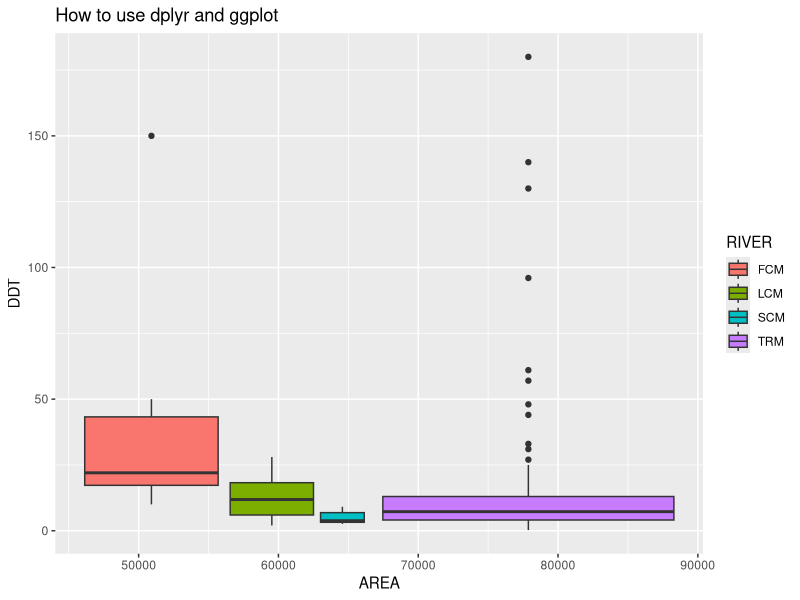
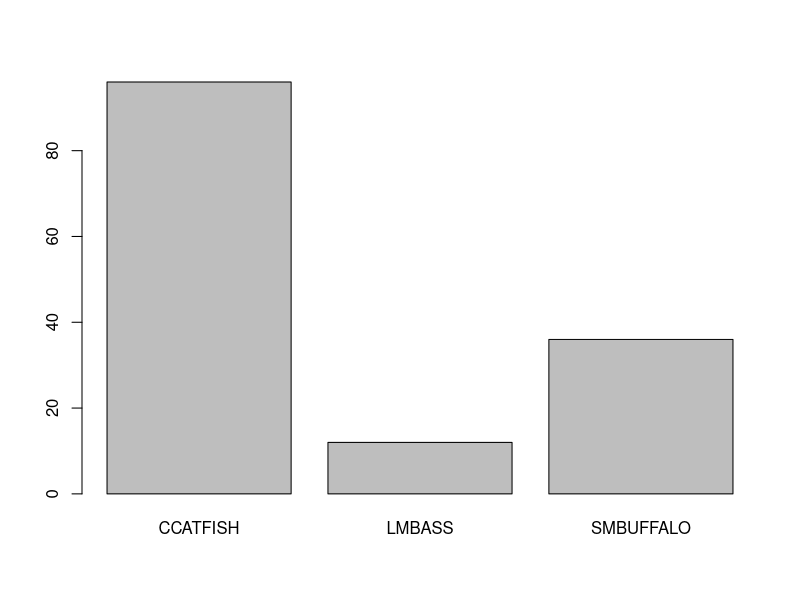
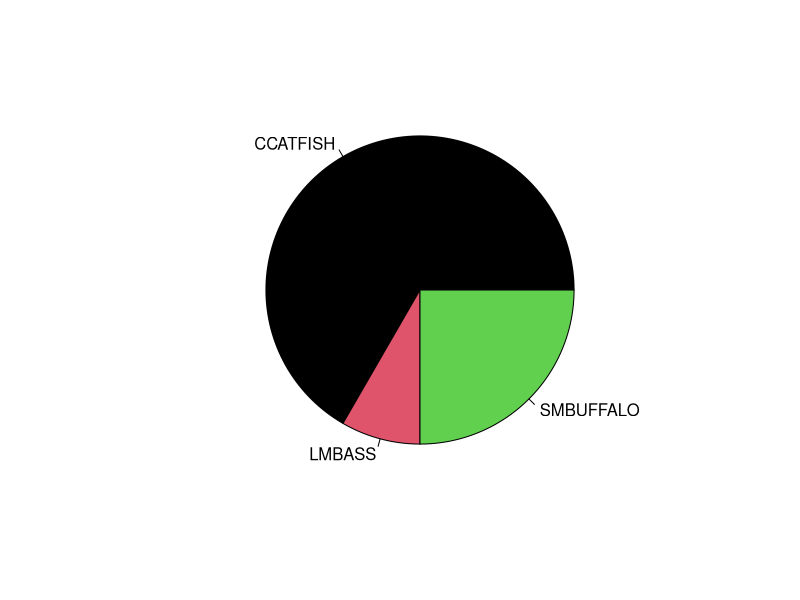
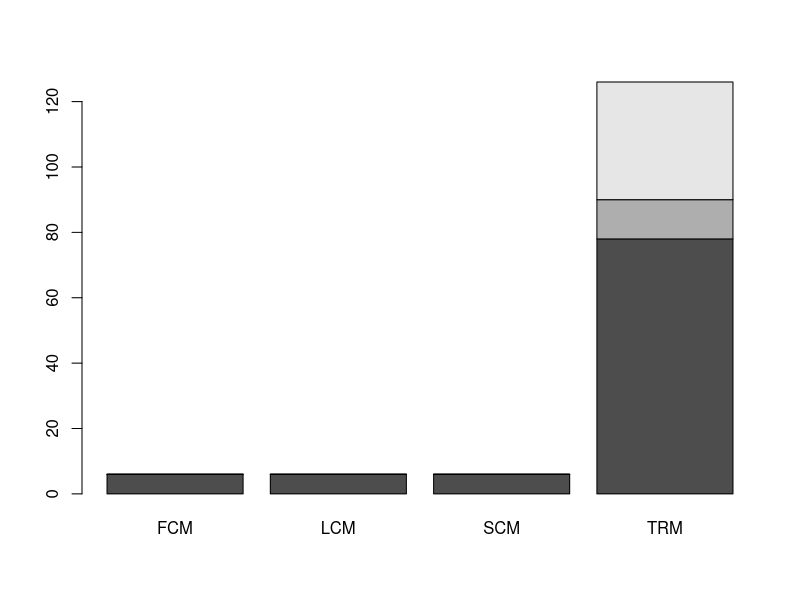
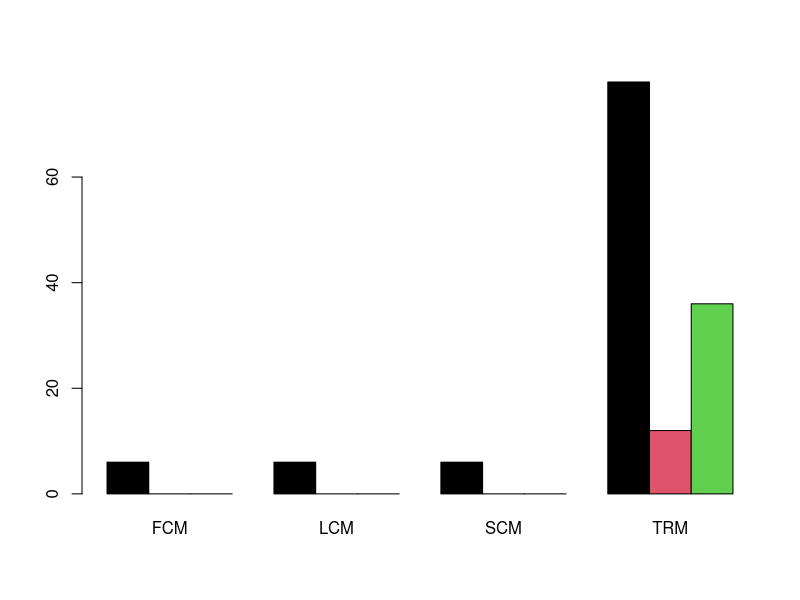
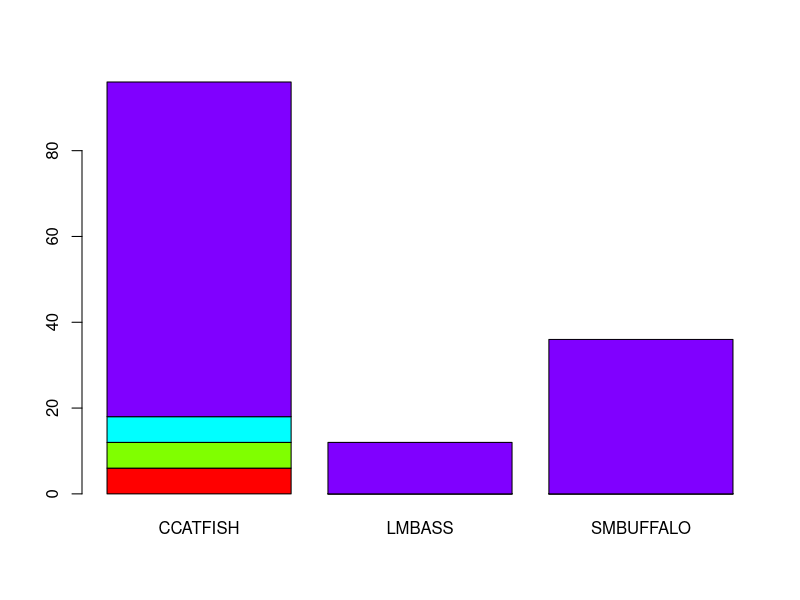
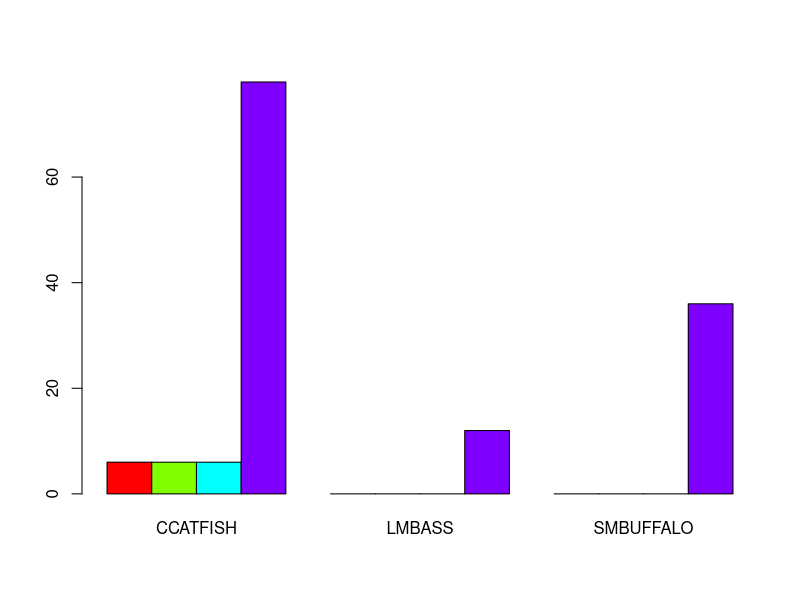

Write the R code that produced these figures, in order. (Note: this script raises an error after producing the figures.)
#Task 1
getwd()

#Task 2
# file.choose() should not be used in R markdown.
#Best to use a file name example read.csv("DDT.csv")
## How do we read data files into R?
## Most of the data we will use will come from a collection of excel files zipped 
## together and made available on CANVAS
# Read in the data from DDT
# header is true because of variable names on the top of each column

#ddt=read.table(file.choose(),sep=",",header=TRUE) 

ddt = read.csv("DDT-1.csv")

# First six lines
head(ddt)

#What class is the object ddt?
class(ddt)

#what are the variables in the data frame?
names(ddt)

# Summarize the variables
summary(ddt)

# Manual entry
x=scan()


#Use the c "combine" operator to make vectors
y=c(1,2,3,4,5)


# manipulate the data frame
#Find the fish with weight more than 800gms
with(ddt, ddt[WEIGHT>800,])

#place the output in an object
b800=with(ddt, ddt[WEIGHT>800,])

#Summarize it
summary(b800)

# Use combination boolean expressions to subset
with(ddt, ddt[WEIGHT>800 & SPECIES=="LMBASS",])


#ordering data frames
with(ddt,ddt[order(WEIGHT),])


#More complex orderings
with(ddt,ddt[order(SPECIES,WEIGHT),])

with(ddt,ddt[order(SPECIES,DDT),])

#Using dplyr
library(dplyr)
library(ggplot2)
# notice how the infix %>% operator works ( the pipe )

ddt %>% filter(WEIGHT > 200, LENGTH > 30, DDT < 300) %>% mutate(AREA = LENGTH*WEIGHT) %>% ggplot(aes(x=AREA,y=DDT,fill=RIVER)) + geom_boxplot() + ggtitle("How to use dplyr and ggplot")


## Making vectors
v=1:10
v
2*v
2*v^2
sqrt(v)

#make  matrix
#nr=nu. of rows, byrow=TRUE, fill by row
mat=matrix(1:10,nr=5,nc=2,byrow=TRUE)
mat

#Adding names to columns and rows
#rep = repeat, repeat "r" 5 times
colnames(mat)=c("c1","c2")
rownames(mat)=paste(rep("r",5),1:5,sep="")

#entering the name of the object releases its contents
mat


#Use tables to summarize and plot categorical variables
sp=with(ddt,table(SPECIES))
sp
barplot(sp)
pie(sp,col=1:4)


#2-D tables
spriv=with(ddt,table(SPECIES,RIVER))
spriv
barplot(spriv)

#Add some options to make the graph more readable
barplot(spriv,beside=TRUE,col=1:3)

#2-D tables with reversing the variables
rivsp=with(ddt,table(RIVER,SPECIES))
rivsp

#Row and column sums
rowSums(rivsp)
colSums(rivsp)

#Proportion of the column totals
rivsp/colSums(rivsp)

#
barplot(rivsp,col=rainbow(4))

#Embellish the graphic using colors and a legend
barplot(rivsp,beside=TRUE,col=rainbow(4))
with(ddt,legend(1,80, leg=levels(RIVER),bty="n",fill=rainbow(4),cex=0.8))

#scatter plots
with(ddt,plot(WEIGHT~LENGTH))

#Use the data option
plot(WEIGHT~LENGTH,data=ddt)

#embellish the plot with species using color using 'ifelse(test,yes,no)'
fishcol=with(ddt,ifelse(SPECIES=="CCATFISH","Red",
                        ifelse(SPECIES=="SMBUFFALO","Blue","Green")))

#River col
rivcol=with(ddt, ifelse(RIVER=="FCM","Red",
                        ifelse(RIVER=="LCM","Blue",
                               ifelse(RIVER=="SCM","Green","Black"))))
head(fishcol)
plot(WEIGHT~LENGTH,data=ddt,col=fishcol)

#Add river text
text(WEIGHT~LENGTH,RIVER,pos=2,cex=0.5,data=ddt)

#The above plot is messy -- can we do better? Use coplots
coplot(WEIGHT~LENGTH|RIVER,data=ddt,col=fishcol)

#How to interpret the coplot (color here is redundant)
coplot(WEIGHT~LENGTH|RIVER,data=ddt,col=rivcol)

#Given the combinations of all levels of SPECIES and RIVER = RIVER*SPECIES
coplot(WEIGHT~LENGTH|RIVER*SPECIES,data=ddt,col=fishcol)

#boxplots (Notice where the quant. and Qual. variables are placed)
boxplot(WEIGHT~SPECIES,col="Red",data=ddt)

#boxplots of LENGTH by RIVER
boxplot(LENGTH~RIVER,col="Green",data=ddt)


#boxplots of each quantitative variable
#Notice the use of layout()
layout(matrix(c(1,2,3),nr=1,nc=3))# 1 row 3 cols
layout.show(3)
with(ddt,boxplot(LENGTH,ylab="LENGTH",col="Blue",notch=TRUE))
with(ddt,boxplot(WEIGHT,ylab="WEIGHT",col="Green",notch=TRUE))
with(ddt,boxplot(MILE,ylab="MILE",col="Red",notch=TRUE))





# How to use a pre-made function
# highlight and send the complete function to R
scatterhist = function(x, y, xlab="", ylab=""){
  zones=matrix(c(2,0,1,3), ncol=2, byrow=TRUE)
  layout(zones, widths=c(4/5,1/5), heights=c(1/5,4/5))
  xhist = hist(x, plot=FALSE)
  yhist = hist(y, plot=FALSE)
  top = max(c(xhist$counts, yhist$counts))
  par(mar=c(3,3,1,1))
  plot(x,y)
  par(mar=c(0,3,1,1))
  barplot(xhist$counts, axes=FALSE, ylim=c(0, top), space=0)
  par(mar=c(3,0,1,1))
  barplot(yhist$counts, axes=FALSE, xlim=c(0, top), space=0, horiz=TRUE)
  par(oma=c(3,3,0,0))
  mtext(xlab, side=1, line=1, outer=TRUE, adj=0, 
        at=.8 * (mean(x) - min(x))/(max(x)-min(x)))
  mtext(ylab, side=2, line=1, outer=TRUE, adj=0, 
        at=(.8 * (mean(y) - min(y))/(max(y) - min(y))))
}

with(ddt, scatterhist(LENGTH,WEIGHT, xlab="LENGTH"))

#Make a histogram
with(ddt, hist(DDT))


# data.table

library(data.table)



